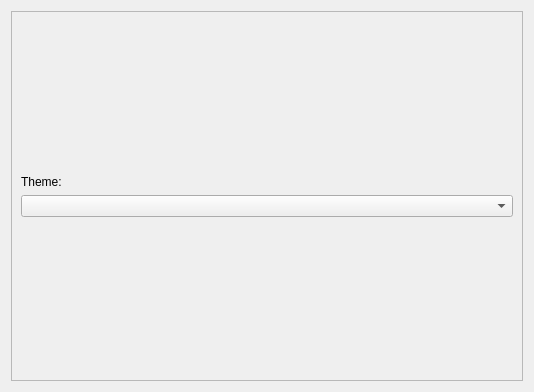
<?xml version="1.0" encoding="UTF-8"?>
<ui version="4.0">
 <class>MainWidget</class>
 <widget class="QWidget" name="MainWidget">
  <property name="geometry">
   <rect>
    <x>0</x>
    <y>0</y>
    <width>534</width>
    <height>392</height>
   </rect>
  </property>
  <property name="windowTitle">
   <string>Form</string>
  </property>
  <layout class="QVBoxLayout" name="verticalLayout">
   <item>
    <widget class="QFrame" name="VerticalFrame">
     <property name="frameShape">
      <enum>QFrame::StyledPanel</enum>
     </property>
     <property name="frameShadow">
      <enum>QFrame::Raised</enum>
     </property>
     <layout class="QVBoxLayout" name="verticalLayout_2">
      <property name="topMargin">
       <number>9</number>
      </property>
      <item>
       <spacer name="verticalSpacer_2">
        <property name="orientation">
         <enum>Qt::Vertical</enum>
        </property>
        <property name="sizeHint" stdset="0">
         <size>
          <width>20</width>
          <height>40</height>
         </size>
        </property>
       </spacer>
      </item>
      <item>
       <widget class="QLabel" name="themeOptionsLabel">
        <property name="text">
         <string>Theme:</string>
        </property>
        <property name="alignment">
         <set>Qt::AlignLeading|Qt::AlignLeft|Qt::AlignVCenter</set>
        </property>
       </widget>
      </item>
      <item>
       <widget class="QComboBox" name="themeOptionsComboBox"/>
      </item>
      <item>
       <spacer name="verticalSpacer">
        <property name="orientation">
         <enum>Qt::Vertical</enum>
        </property>
        <property name="sizeHint" stdset="0">
         <size>
          <width>20</width>
          <height>40</height>
         </size>
        </property>
       </spacer>
      </item>
     </layout>
    </widget>
   </item>
  </layout>
 </widget>
 <resources/>
 <connections/>
</ui>
